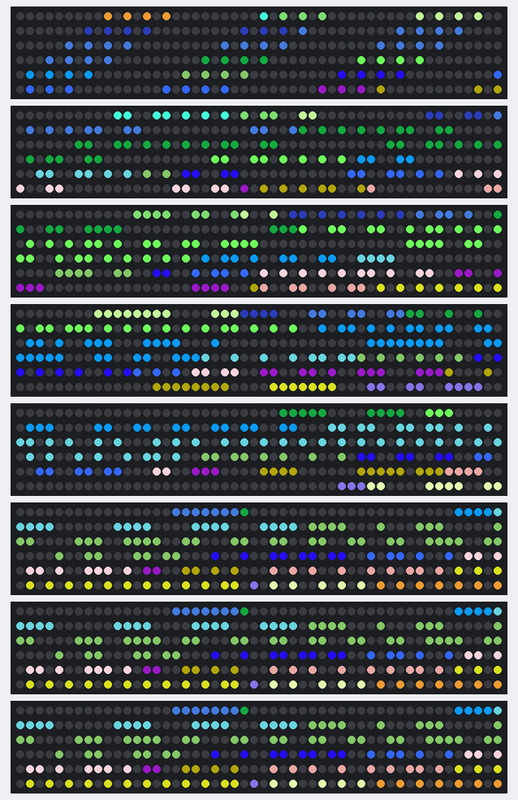
The sketch below on a simulated ESP8266 (NodeMCU). Parts: 8 × 300 RGB LEDs in strip order, left to right, continuing on the next row. Random numbers use the default seed unless the sketch sets one.

Above: at 0.15 s.
At 5.02 s:
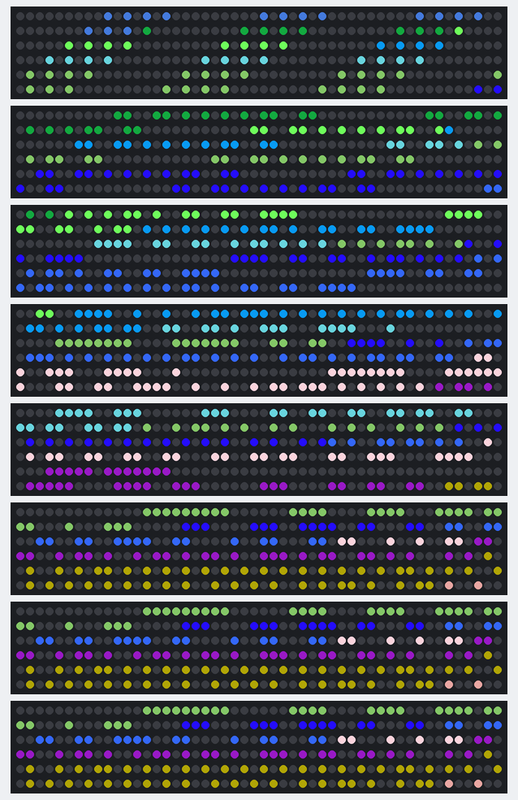
At 10.05 s:
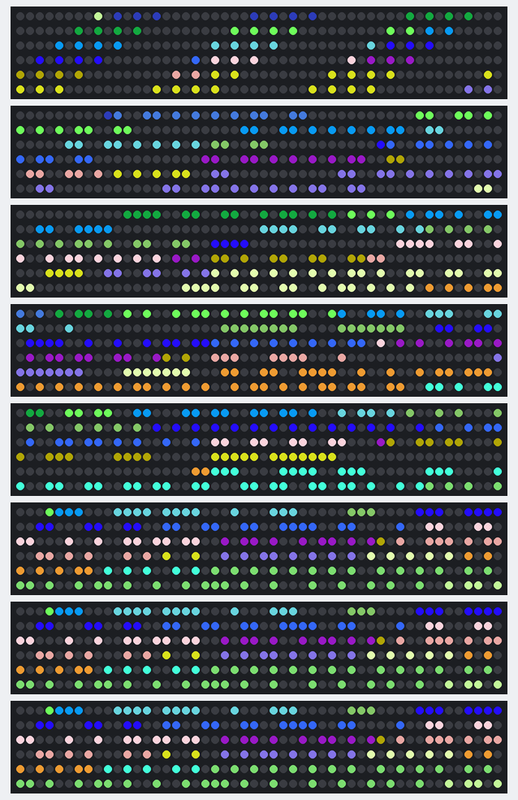
At 19.96 s:
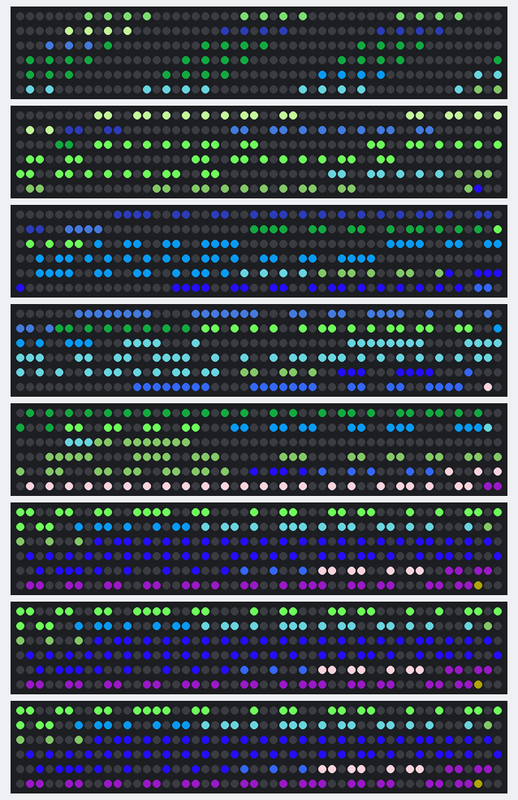
At 29.87 s:
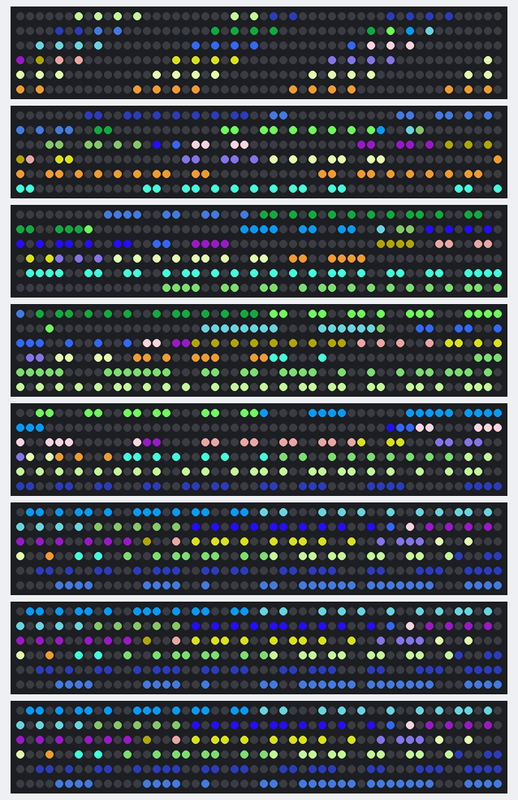
At 39.78 s:
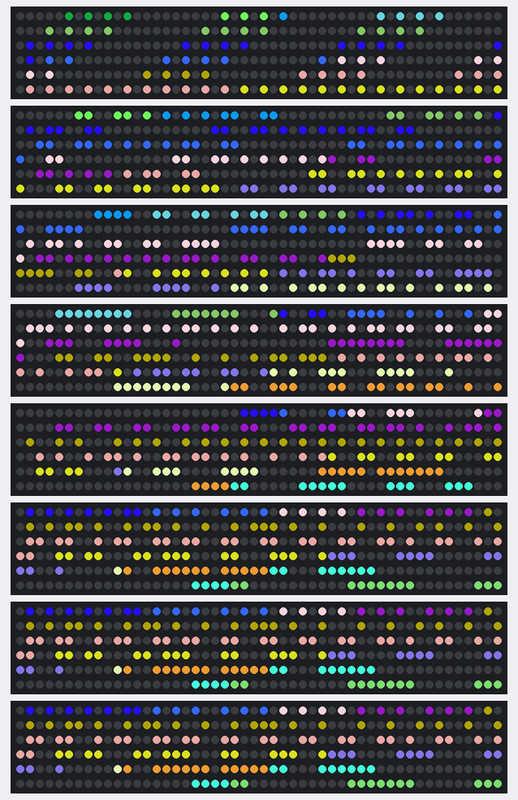

The sketch:

aguayo_neoESP_3.ino
```cpp
/// @file    ArrayOfLedArrays.ino
/// @brief   Set up three LED strips, all running from an array of arrays
/// @example ArrayOfLedArrays.ino

// ArrayOfLedArrays - see https://github.com/FastLED/FastLED/wiki/Multiple-Controller-Examples for more info on
// using multiple controllers.  In this example, we're going to set up three NEOPIXEL strips on three
// different pins, each strip getting its own CRGB array to be played with, only this time they're going
// to be all parts of an array of arrays.

#include <FastLED.h>
#include <limits.h>
#define NUM_STRIPS 8
#define NUM_LEDS_PER_STRIP 300

CRGB leds[NUM_STRIPS][NUM_LEDS_PER_STRIP];

unsigned long maxLong = ULONG_MAX;
unsigned long t = random( maxLong);  // Global variable for bytebeat routine
CRGB lookupTable[20];

void generateLookupTable() {
  for (int i = 0; i < 20; i++) {
    lookupTable[i] = CRGB(random(256), random(256), random(256));
  }
}

CRGB pickColor(int index) {
  int numColors = 20;
  return lookupTable[index % numColors];
}


// For mirroring strips, all the "special" stuff happens just in setup.  We
// just addLeds multiple times, once for each strip
void setup() {
  // tell FastLED there's 60 NEOPIXEL leds on pin 2
  // FastLED.addLeds<NEOPIXEL, 19>(leds[0], NUM_LEDS_PER_STRIP);
  // FastLED.addLeds<NEOPIXEL, 21>(leds[1], NUM_LEDS_PER_STRIP);
  // FastLED.addLeds<NEOPIXEL, 18>(leds[2], NUM_LEDS_PER_STRIP);
  // FastLED.addLeds<NEOPIXEL, 0>(leds[3], NUM_LEDS_PER_STRIP);
  // FastLED.addLeds<NEOPIXEL, 5>(leds[4], NUM_LEDS_PER_STRIP);
  // FastLED.addLeds<NEOPIXEL, 4>(leds[5], NUM_LEDS_PER_STRIP);
  // FastLED.addLeds<NEOPIXEL, 17>(leds[6], NUM_LEDS_PER_STRIP);
  // FastLED.addLeds<NEOPIXEL, 16>(leds[7], NUM_LEDS_PER_STRIP);

    FastLED.addLeds<NEOPIXEL, D0>(leds[0], NUM_LEDS_PER_STRIP);
  FastLED.addLeds<NEOPIXEL, D1>(leds[1], NUM_LEDS_PER_STRIP);
  FastLED.addLeds<NEOPIXEL, D2>(leds[2], NUM_LEDS_PER_STRIP);
  FastLED.addLeds<NEOPIXEL, D3>(leds[3], NUM_LEDS_PER_STRIP);
  FastLED.addLeds<NEOPIXEL, D4>(leds[4], NUM_LEDS_PER_STRIP);
  FastLED.addLeds<NEOPIXEL, D5>(leds[5], NUM_LEDS_PER_STRIP);
  FastLED.addLeds<NEOPIXEL, D6>(leds[5], NUM_LEDS_PER_STRIP);
  FastLED.addLeds<NEOPIXEL, D7>(leds[5], NUM_LEDS_PER_STRIP);

  generateLookupTable();

}

uint8_t bytebeatRoutine(int type, int t) {  // uint8_t* buffer,
  uint8_t value;
  switch (type) {
    case 0:
      value = t * (((t >> 12) | (t >> 8)) & (63 & (t >> 4)));
      break;
    case 2:
      value = ((t & 4096) ? ((t * (t ^ t % 255) | (t >> 4)) >> 1) : (t >> 3) | ((t & 8192) ? t << 2 : t));
      break;
    case 3:
      value = t * (t >> 3 | t >> 1) & 255;
      break;
    case 4:
      value = t * (t >> 3 | t >> 9) & 511;
      break;
    case 5:
      value = t * (t >> 3 | t >> 21) & 1023;
      break;

    default:
      value = t * (t >> 3 | t >> 21) & 1023;
      break;
  }

  t++;
  return value;
}

int colorIndex = 0;

void loop() {


  for (int i = 0; i < NUM_LEDS_PER_STRIP; i++) {
    uint8_t bb = bytebeatRoutine(4, t+i);
    if(random(100) < 5) {
      colorIndex++;
    }

    for (int x = 0; x < NUM_STRIPS; x++) {
      // leds[x][i] = CRGB(random(256), random(256), random(256));
      if (bb >> x & 1) {
        leds[x][i] = pickColor(colorIndex+x);
      } else {
        leds[x][i] = CRGB(0, 0, 0);


      }
    }
  }

  FastLED.show();
  t++;
  delay(80);
}
```
